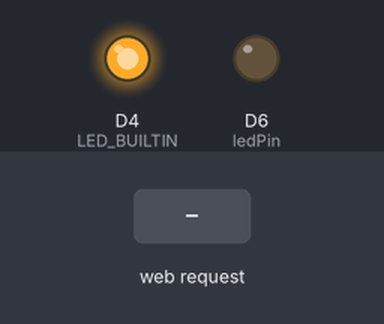
A sketch run on a simulated ESP8266 (Wemos D1 mini). Shown: output pins drawn as LEDs (lit = HIGH, except the on-board LED, lit = LOW). The inputs (shaded band) are chosen by the test bench. WiFi joins after 1.5 s; servers stay silent unless stated; what the sketch prints to the serial monitor is not drawn.

Above: at 2.7 s.
2.8 s: HTTP request GET /fan=on received
At 3.2 s:
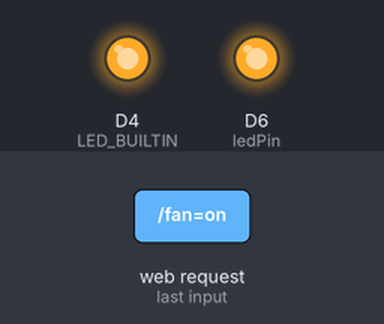
4.3 s: HTTP request GET /fan=off received
At 5.6 s:
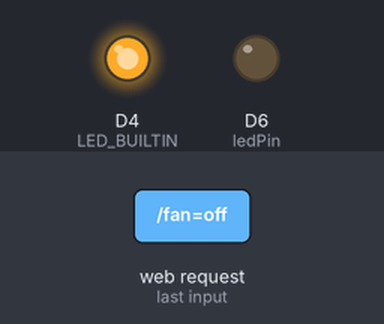
Timing chart, 0 to 7.3 s (numbered marks = the images above; inputs shaded):
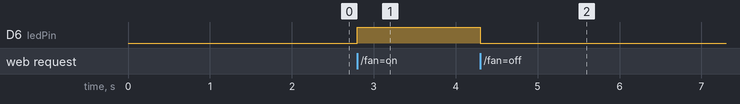

The sketch:

test_wemos_fan.ino
```cpp
#include <ESP8266WiFi.h>
#include <ESP8266WebServer.h>
#include <ESP8266mDNS.h>


IPAddress local_ip(192, 168, 1, 3);                           //Modifica la dirección IP
IPAddress gateway(192, 168, 1, 1);
IPAddress subnet(255, 255, 0, 0);

String SSIDname = "ESPsoftAP_01";
String password = "MVPpassword1";
ESP8266WebServer webserver(80);
int ledPin = D6;

// Handle Root
void ledOn() {
  digitalWrite(ledPin, HIGH);   // Arduino: turn the LED on (HIGH)
  webserver.send(200, "text/plain", "ON");
}

void ledOff() {
 digitalWrite(ledPin, LOW);    // Arduino: turn the LED off (LOW)
 webserver.send(200, "text/plain", "OFF");
  }


// Handle 404
void notfoundPage() {
  webserver.send(404, "text/plain", "404: Not found");
}

void setup()
{
  pinMode(LED_BUILTIN,OUTPUT);
  pinMode(ledPin, OUTPUT);
  Serial.begin(9600);
  Serial.println();
  if (!WiFi.config(local_ip, gateway, subnet)) {
    Serial.println("STA Failed to configure");
  }
  WiFi.begin(SSIDname, password);
  while (WiFi.status() != WL_CONNECTED)
   {   delay(500);
       Serial.print(".");
   }
   Serial.println();
   Serial.println("IP local:");
  Serial.println(WiFi.localIP());

   // Start Web Server
  webserver.on("/fan=on",ledOn);
  webserver.on("/fan=off",ledOff);
  webserver.onNotFound(notfoundPage);
  webserver.begin();

}

// Listen for HTTP requests
void loop(void) {
  webserver.handleClient();
}
```

Measured:
- after the input at 2.8 s, D6 (ledPin): LOW → HIGH at once
- after the input at 4.3 s, D6 (ledPin): HIGH → LOW at once
